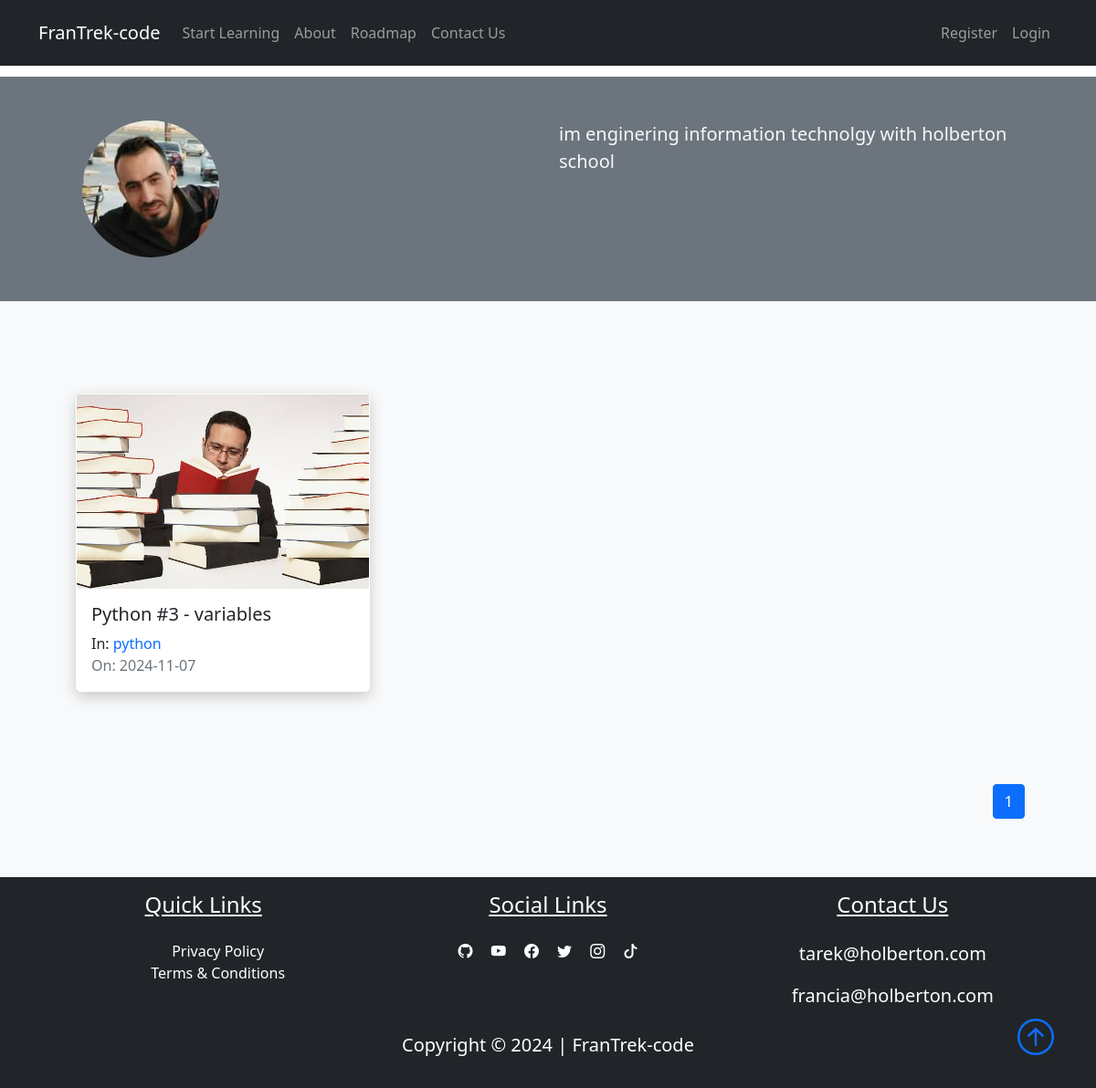
The app's page /author/tarek, older data.
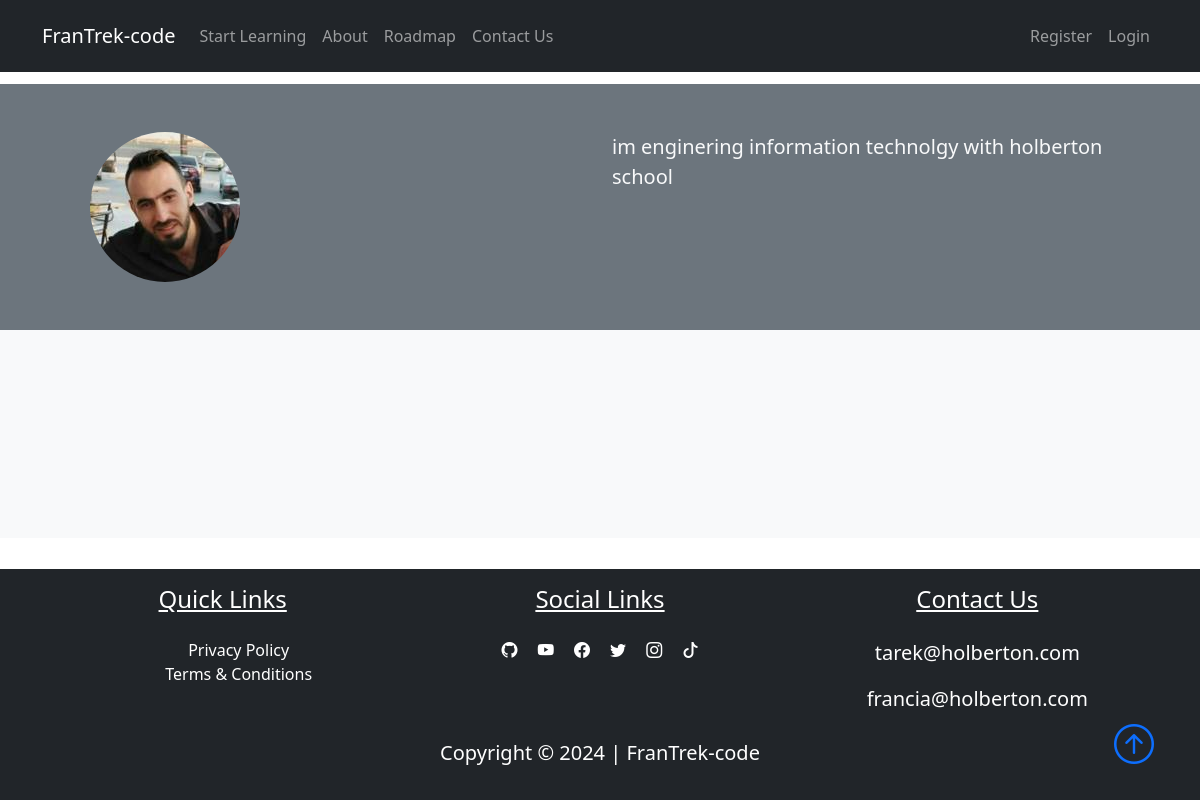
The same page, newer data.
### FranTrek/models.py (models this page shows, shortened)
class User(db.Model, UserMixin):
    id = db.Column(db.Integer, primary_key=True)
    fname = db.Column(db.String(25), nullable=False)
    lname = db.Column(db.String(25), nullable=False)
    username = db.Column(db.String(25), unique=True, nullable=False)
    email = db.Column(db.String(125), unique=True, nullable=False)
    image_file = db.Column(db.String(20), nullable=False, default="default.png")
    bio = db.Column(db.Text, nullable=True)
    password = db.Column(db.String(60), nullable=False)
    lessons = db.relationship("Lesson", backref="author", lazy=True)

class Lesson(db.Model):
    id = db.Column(db.Integer, primary_key=True)
    title = db.Column(db.String(100), nullable=False)
    date_posted = db.Column(db.DateTime, nullable=False, default=datetime.utcnow)
    content = db.Column(db.Text, nullable=False)
    thumbnail = db.Column(
        db.String(20), nullable=False, default="default_thumbnail.jpg"
    )
    slug = db.Column(db.String(32), nullable=False)
    user_id = db.Column(db.Integer, db.ForeignKey("user.id"), nullable=False)
    course_id = db.Column(db.Integer, db.ForeignKey("course.id"), nullable=False)

class Course(db.Model):
    id = db.Column(db.Integer, primary_key=True)
    title = db.Column(db.String(50), unique=True, nullable=False)
    description = db.Column(db.String(150), nullable=False)
    icon = db.Column(db.String(20), nullable=False, default="default_icon.jpg")
    lessons = db.relationship("Lesson", backref="course_name", lazy=True)

### FranTrek/users/routes.py (the view)
@users.route("/author/<string:username>", methods=["GET"])
def author(username):
    user = User.query.filter_by(username=username).first_or_404()
    page = request.args.get("page", 1, type=int)
    lessons = (
        Lesson.query.filter_by(author=user)
        .order_by(Lesson.date_posted.desc())
        .paginate(page=page, per_page=6)
    )
    return render_template("author.html", lessons=lessons, user=user)

### FranTrek/templates/author.html (shortened to what this page needs)
{% extends "layout.html"%}
{% block content %}
<div class="container-fluid bg-secondary">
    <div class="container">
        <div class="row p-5">
            <div class="col-6">
                <img class="rounded-circle" src="{{url_for('static', filename='user_pics/' + user.image_file)}}" alt="">
            </div>
            <div class="col-6">
                <span class="lead text-light">{{user.bio}}</span>
            </div>
        </div>
    </div>
</div>
<section class="bg-light">
    <div class="container p-5">
        <div class="row">
            {% for lesson in lessons.items %}
            <div class="col-sm-12 col-md-6 col-lg-4 pb-5 d-flex align-items-stretch">
                <div class="card lesson">
                    <img src="{{url_for('static', filename='lesson_thumbnails/'+lesson.thumbnail)}}" class="card-img">
                    <div class="card-body d-flex flex-column">
                        <h5 class="card-title">
                            <a class="text-decoration-none text-dark"
                                href="{{url_for('lessons.lesson', lesson_slug=lesson.slug, course=lesson.course_name.title)}}">{{lesson.title}}</a>
                        </h5>
                        <p class="card-text mb-0">In:
                            <a href="{{url_for('courses.course', course_title=lesson.course_name.title)}}"
                                class="link">{{lesson.course_name.title}}</a>
                        </p>
                        <span class="text-muted">On: {{lesson.date_posted.strftime('%Y-%m-%d')}}</span>
                    </div>
                </div>
            </div>
            {% endfor %}
            <nav class="mt-5" aria-label="...">
                <ul class="pagination" style="display: flex; justify-content: flex-end">
                    {% for page_num in lessons.iter_pages(left_edge=1, right_edge=1, left_current=1, right_current=2) %}
                    {% if page_num %}
                    {% if lessons.page == page_num %}
                    <li class="page-item active">
                        <a href="{{url_for('users.author', username=user.username, page=page_num)}}"
                            class="page-link">{{page_num}}</a>
                    </li>
                    {%else%}
                    <li class="page-item">
                        <a href="{{url_for('users.author', username=user.username, page=page_num)}}"
                            class="page-link">{{page_num}}</a>
                    </li>
                    {%endif%}
                    {% else %}
                    <span class="mx-2">...</span>
                    {% endif %}
                    {% endfor %}
                </ul>
            </nav>
        </div>
    </div>
</section>
{% endblock content%}

### FranTrek/templates/layout.html (shortened to what this page needs)
<!DOCTYPE html>
<html lang="en">
<head>
    <link href="https://cdn.jsdelivr.net/npm/bootstrap@5.1.3/dist/css/bootstrap.min.css" rel="stylesheet"
>
    <link rel="stylesheet" href="https://cdn.jsdelivr.net/npm/bootstrap-icons@1.8.1/font/bootstrap-icons.css">
    <link rel="stylesheet" type="text/css" href="{{url_for('static', filename='main.css')}}">
</head>
<body class="d-flex flex-column min-vh-100">
    <nav class="navbar navbar-expand-lg bg-dark navbar-dark py-3 fixed-top">
        <div class="container">
            <a href="{{url_for('main.home')}}" class="navbar-brand">FranTrek-code</a>
            <div class="collapse navbar-collapse" id="navmenu">
                <ul class="navbar-nav">
                    <li class="nav-item">
                        {% if request.path=='/home' %}
                        <a href="#learn" class="nav-link">Start Learning</a>
                        {% else %}
                        <a href="{{url_for('courses.courses')}}" class="nav-link">Start Learning</a>
                        {% endif %}
                    </li>
                    <li class="nav-item">
                        <a href="{{url_for('main.about')}}" class="nav-link">About</a>
                    </li>
                    <li class="nav-item">
                        <a href="{{url_for('main.Roadmap')}}" class="nav-link">Roadmap</a>
                    </li>
                    <li class="nav-item">
                        <a href="{{url_for('main.Contact_us')}}" class="nav-link">Contact Us</a>
                    </li>
                </ul>
                <ul class="navbar-nav ms-auto">
                    {% if current_user.is_authenticated %}
                    <div class="dropdown show">
                        <button class="btn btn-dark bg-dark dropdown-toggle" type="button" id="dropdownMenuButton1"
                            data-bs-toggle="dropdown" aria-expanded="false">
                            My Account
                        </button>
                        <ul class="dropdown-menu" aria-labelledby="dropdownMenuButton1">
                            <li class="nav-item">
                                <a href="{{ url_for('users.dashboard') }}" class="dropdown-item">Dashboard</a>
                            </li>
                            <li class="nav-item">
                                <a href="{{ url_for('users.logout') }}" class="dropdown-item">Logout</a>
                            </li>
                        </ul>
                    </div>
                    {% else %}
                    <li class="nav-item">
                        <a href="{{ url_for('users.register') }}" class="nav-link">Register</a>
                    </li>
                    <li class="nav-item">
                        <a href="{{ url_for('users.login') }}" class="nav-link">Login</a>
                    </li>
                    {% endif %}
                </ul>
            </div>
        </div>
    </nav>
    {% block content %} {% endblock %}
    <footer class="bg-dark mt-auto">
        <div class="container p-3">
            <div class="row text-center text-white">
                <div class="col-md-12 col-lg-4 pb-2">
                    <h4 class="text-center text-decoration-underline">Quick Links</h4>
                    <ul class="nobull pt-3">
                        <li><a href="#" class="link text-white">Privacy Policy</a></li>
                        <li><a href="#" class="link text-white">Terms & Conditions</a></li>
                    </ul>
                </div>
                <div class="col-md-12 col-lg-4">
                    <h4 class="text-center text-decoration-underline pb-3">Social Links</h4>
                    <a href="#" class="text-white p-2"><i class="bi-github"></i></a>
                    <a href="#" class="text-white p-2"><i class="bi-youtube"></i></a>
                    <a href="#" class="text-white p-2"><i class="bi-facebook"></i></a>
                    <a href="#" class="text-white p-2"><i class="bi-twitter"></i></a>
                    <a href="#" class="text-white p-2"><i class="bi-instagram"></i></a>
                    <a href="#" class="text-white p-2"><i class="bi-tiktok"></i></a>
                </div>
                <div class="col-md-12 col-lg-4 pb-2">
                    <h4 class="text-center text-decoration-underline pb-3">Contact Us</h4>
                    <p class="lead">tarek@holberton.com</p>
                    <p class="lead">francia@holberton.com</p>
                </div>
            </div>
            <div class="col text-white text-center position-relative">
                <p class="lead font-weight-bold">Copyright &copy; 2024 | FranTrek-code</p>
                <a href="#" class="position-absolute bottom-0 end-0">
                    <i class="bi bi-arrow-up-circle h1"></i>
                </a>
            </div>
        </div>
    </footer>
</body>
</html>

### FranTrek/static/main.css (style rules this page uses)
body::before { display: block; content: ''; height: 60px; }
.link { text-decoration: none; }
.nobull { list-style-type: none; }

Row changes from the older to the newer data that the page shows:
removed Lesson: thumbnail (picture), title "Python #3 - variables", course_name "python", date_posted "2024-11-07"
Text that changed along with them:
list line gone: "1"
